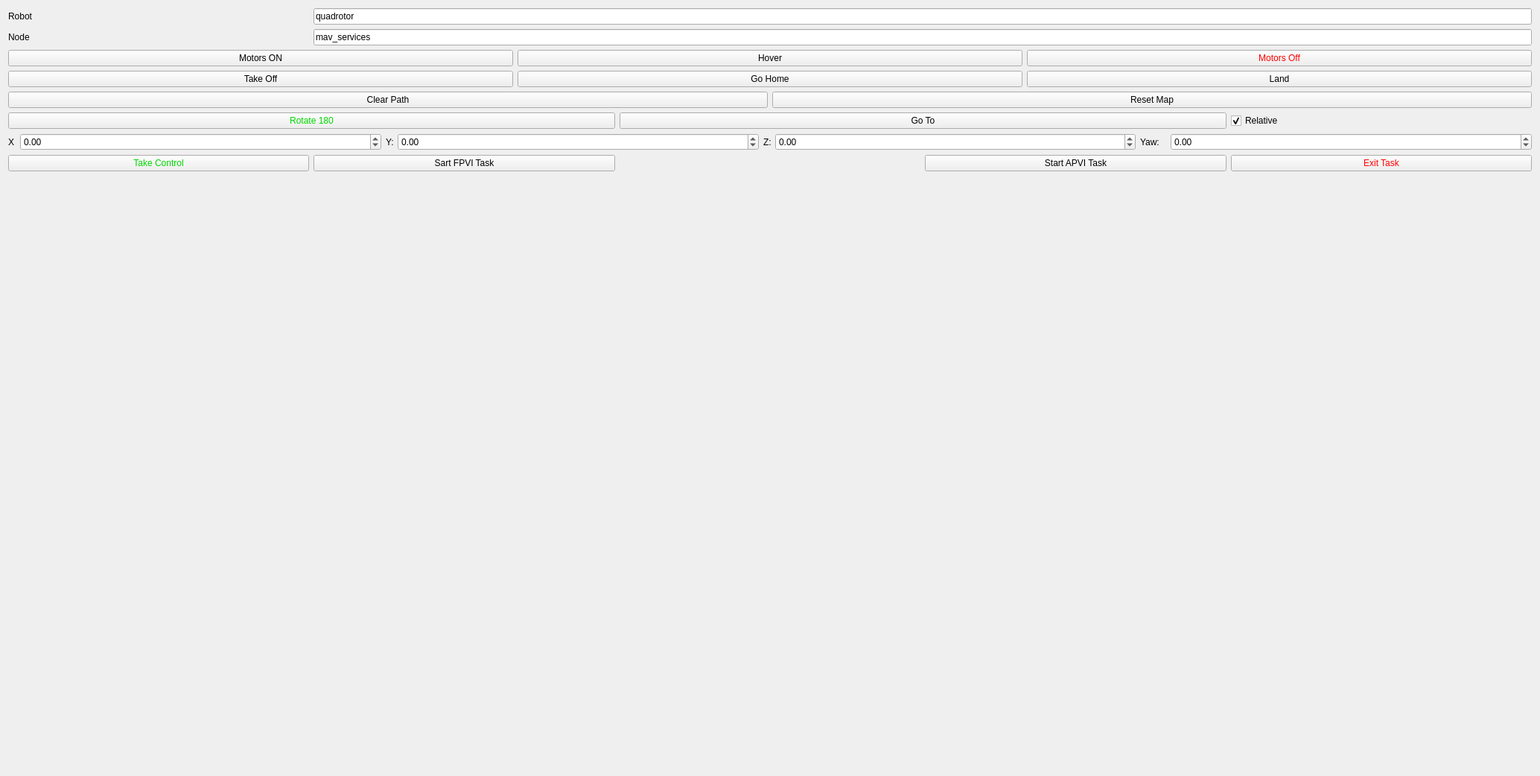
<?xml version="1.0" encoding="UTF-8"?>
<ui version="4.0">
 <class>HRI_coworkerWidget</class>
 <widget class="QWidget" name="HRI_coworkerWidget">
  <property name="geometry">
   <rect>
    <x>0</x>
    <y>0</y>
    <width>2068</width>
    <height>1042</height>
   </rect>
  </property>
  <property name="windowTitle">
   <string>Quadrotor Steering</string>
  </property>
  <property name="styleSheet">
   <string notr="true"/>
  </property>
  <layout class="QGridLayout" name="gridLayout">
   <item row="7" column="4">
    <widget class="QCheckBox" name="relative_checkbox">
     <property name="enabled">
      <bool>true</bool>
     </property>
     <property name="tabletTracking">
      <bool>false</bool>
     </property>
     <property name="text">
      <string>Relative</string>
     </property>
     <property name="checked">
      <bool>true</bool>
     </property>
    </widget>
   </item>
   <item row="10" column="4">
    <widget class="QPushButton" name="exit_task_button">
     <property name="styleSheet">
      <string notr="true">color: rgb(255, 0, 0);</string>
     </property>
     <property name="text">
      <string>Exit Task</string>
     </property>
    </widget>
   </item>
   <item row="3" column="0" colspan="5">
    <layout class="QHBoxLayout" name="horizontalLayout_7">
     <item>
      <widget class="QPushButton" name="motors_on_push_button">
       <property name="text">
        <string>Motors ON</string>
       </property>
      </widget>
     </item>
     <item>
      <widget class="QPushButton" name="hover">
       <property name="text">
        <string>Hover</string>
       </property>
      </widget>
     </item>
     <item>
      <widget class="QPushButton" name="motors_off_push_button">
       <property name="styleSheet">
        <string notr="true">color: rgb(255, 0, 0);</string>
       </property>
       <property name="text">
        <string>Motors Off</string>
       </property>
      </widget>
     </item>
    </layout>
   </item>
   <item row="8" column="0" colspan="5">
    <layout class="QHBoxLayout" name="horizontalLayout_2">
     <item>
      <widget class="QLabel" name="label">
       <property name="maximumSize">
        <size>
         <width>10</width>
         <height>16777215</height>
        </size>
       </property>
       <property name="text">
        <string>X</string>
       </property>
      </widget>
     </item>
     <item>
      <widget class="QDoubleSpinBox" name="x_doubleSpinBox_gt">
       <property name="minimum">
        <double>-99.000000000000000</double>
       </property>
      </widget>
     </item>
     <item>
      <widget class="QLabel" name="label_2">
       <property name="maximumSize">
        <size>
         <width>10</width>
         <height>16777215</height>
        </size>
       </property>
       <property name="text">
        <string>Y:</string>
       </property>
      </widget>
     </item>
     <item>
      <widget class="QDoubleSpinBox" name="y_doubleSpinBox_gt">
       <property name="minimum">
        <double>-99.000000000000000</double>
       </property>
      </widget>
     </item>
     <item>
      <widget class="QLabel" name="label_3">
       <property name="maximumSize">
        <size>
         <width>10</width>
         <height>16777215</height>
        </size>
       </property>
       <property name="text">
        <string>Z:</string>
       </property>
      </widget>
     </item>
     <item>
      <widget class="QDoubleSpinBox" name="z_doubleSpinBox_gt">
       <property name="minimum">
        <double>-99.000000000000000</double>
       </property>
      </widget>
     </item>
     <item>
      <widget class="QLabel" name="label_4">
       <property name="maximumSize">
        <size>
         <width>35</width>
         <height>16777215</height>
        </size>
       </property>
       <property name="text">
        <string>Yaw:</string>
       </property>
      </widget>
     </item>
     <item>
      <widget class="QDoubleSpinBox" name="yaw_doubleSpinBox_gt">
       <property name="minimum">
        <double>-99.000000000000000</double>
       </property>
      </widget>
     </item>
    </layout>
   </item>
   <item row="2" column="0">
    <widget class="QLabel" name="label_6">
     <property name="text">
      <string>Node</string>
     </property>
    </widget>
   </item>
   <item row="0" column="0">
    <widget class="QLabel" name="label_5">
     <property name="text">
      <string>Robot </string>
     </property>
    </widget>
   </item>
   <item row="14" column="2">
    <widget class="QLabel" name="sel_wp_label">
     <property name="text">
      <string/>
     </property>
    </widget>
   </item>
   <item row="2" column="1" colspan="4">
    <widget class="QLineEdit" name="node_name_line_edit">
     <property name="text">
      <string>mav_services</string>
     </property>
    </widget>
   </item>
   <item row="5" column="0" colspan="5">
    <layout class="QHBoxLayout" name="horizontalLayout_8">
     <item>
      <widget class="QPushButton" name="takeoff_push_button">
       <property name="text">
        <string>Take Off</string>
       </property>
      </widget>
     </item>
     <item>
      <widget class="QPushButton" name="go_home_button">
       <property name="text">
        <string>Go Home</string>
       </property>
      </widget>
     </item>
     <item>
      <widget class="QPushButton" name="land_push_button">
       <property name="text">
        <string>Land</string>
       </property>
      </widget>
     </item>
    </layout>
   </item>
   <item row="0" column="1" colspan="4">
    <widget class="QLineEdit" name="robot_name_line_edit">
     <property name="inputMask">
      <string/>
     </property>
     <property name="text">
      <string>quadrotor</string>
     </property>
    </widget>
   </item>
   <item row="6" column="0" colspan="5">
    <layout class="QHBoxLayout" name="horizontalLayout_4">
     <item>
      <widget class="QPushButton" name="clear_path">
       <property name="text">
        <string>Clear Path</string>
       </property>
      </widget>
     </item>
     <item>
      <widget class="QPushButton" name="reset_map">
       <property name="text">
        <string>Reset Map</string>
       </property>
      </widget>
     </item>
    </layout>
   </item>
   <item row="10" column="0">
    <widget class="QPushButton" name="take_control_button">
     <property name="styleSheet">
      <string notr="true">color: rgb(0, 215, 0);</string>
     </property>
     <property name="text">
      <string>Take Control</string>
     </property>
    </widget>
   </item>
   <item row="10" column="3">
    <widget class="QPushButton" name="start_APVI_task_button">
     <property name="text">
      <string>Start APVI Task</string>
     </property>
    </widget>
   </item>
   <item row="10" column="1">
    <widget class="QPushButton" name="start_FPVI_task_button">
     <property name="text">
      <string>Sart FPVI Task</string>
     </property>
    </widget>
   </item>
   <item row="7" column="2" colspan="2">
    <widget class="QPushButton" name="goto_push_button">
     <property name="text">
      <string>Go To</string>
     </property>
    </widget>
   </item>
   <item row="7" column="0" colspan="2">
    <widget class="QPushButton" name="rotate180">
     <property name="styleSheet">
      <string notr="true">color: rgb(0, 215, 0);</string>
     </property>
     <property name="text">
      <string>Rotate 180</string>
     </property>
    </widget>
   </item>
  </layout>
 </widget>
 <resources/>
 <connections/>
</ui>
